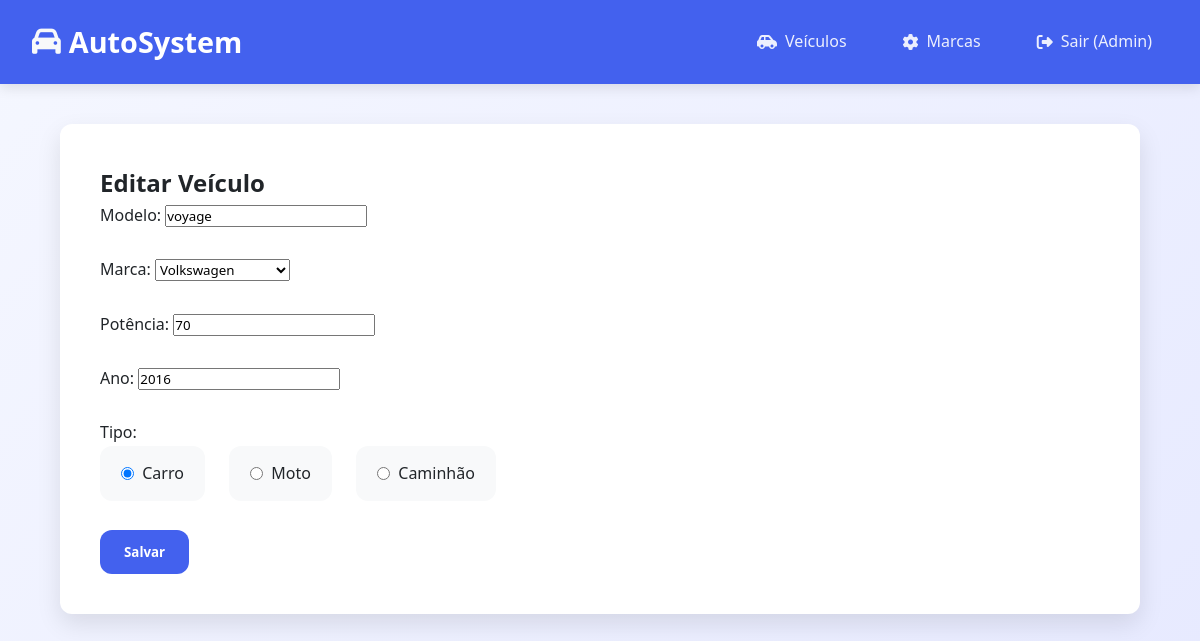
The page /veiculos/veiculos_edit.php?id=3 (signed in) on the database its author committed.
### tables this page shows
CREATE TABLE `veiculos` (
  `id` int(11) NOT NULL,
  `modelo` varchar(100) NOT NULL,
  `potencia` varchar(50) DEFAULT NULL,
  `ano` year(4) DEFAULT NULL,
  `tipo` enum('Carro','Moto','Caminhao') NOT NULL,
  `id_marca` int(11) DEFAULT NULL
);

### veiculos/veiculos_edit.php (the view, shortened to what this page needs)
<?php
include("../includes/navbar.php");
include("../includes/conexao.php");
$id = $_GET['id'];
$sql = "SELECT * FROM veiculos WHERE id=$id";
$result = mysqli_query($con, $sql);
$veiculo = mysqli_fetch_assoc($result);
?>
<link rel="stylesheet" href="../css/style.css">
<div class="container">
    <h2>Editar Veículo</h2>
    <form action="veiculos_save.php" method="POST">
        <div class="form-group">
            <label>Modelo:</label>
            <input type="text" name="modelo" value="<?php echo $veiculo['modelo']; ?>" required>
        </div>
        <div class="form-group">
            <label>Marca:</label>
            <select name="id_marca" required>
                <?php
                $marcas = mysqli_query($con, "SELECT * FROM marcas");
                while($m = mysqli_fetch_assoc($marcas)){
                    $selected = ($m['id'] == $veiculo['id_marca']) ? "selected" : "";
                    echo "<option value='".$m['id']."' $selected>".$m['marca']."</option>";
                }
                ?>
            </select>
        </div>
        <div class="form-group">
            <label>Potência:</label>
            <input type="number" name="potencia" value="<?php echo $veiculo['potencia']; ?>" required>
        </div>
        <div class="form-group">
            <label>Ano:</label>
            <input type="number" name="ano" value="<?php echo $veiculo['ano']; ?>" required>
        </div>
        <div class="form-group">
            <label>Tipo:</label>
            <div class="radio-group">
                <label class="radio-option">
                    <input type="radio" name="tipo" value="Carro" <?php if($veiculo['tipo']=="Carro") echo "checked"; ?> required>
                    Carro
                </label>
                <label class="radio-option">
                    <input type="radio" name="tipo" value="Moto" <?php if($veiculo['tipo']=="Moto") echo "checked"; ?>>
                    Moto
                </label>
                <label class="radio-option">
                    <input type="radio" name="tipo" value="Caminhão" <?php if($veiculo['tipo']=="Caminhão") echo "checked"; ?>>
                    Caminhão
                </label>
            </div>
        </div>
        <input type="submit" value="Salvar" class="btn">
    </form>
</div>

### css/style.css (style rules this page uses)
* { margin: 0; padding: 0; box-sizing: border-box; font-family: 'Poppins', 'Segoe UI', sans-serif; }
.container { width: 90%; max-width: 1200px; margin: 2.5rem auto; padding: 2.5rem; background: white; border-radius: var(--border-radius); box-shadow: var(--box-shadow); animation: fadeIn 0.5s ease; }
.btn { display: inline-block; padding: 0.8rem 1.5rem; background: var(--primary); color: white; border: none; border-radius: var(--border-radius); text-decoration: none; font-weight: 600; cursor: pointer; transition: var(--transition); text-align: center; }
.form-group { margin-bottom: 1.8rem; }
.radio-group { display: flex; gap: 1.5rem; flex-wrap: wrap; }
.radio-option { display: flex; align-items: center; gap: 0.5rem; cursor: pointer; padding: 0.8rem 1.2rem; background: var(--light); border-radius: var(--border-radius); transition: var(--transition); border: 2px solid transparent; }
.radio-option input[type="radio"] { margin: 0; width: auto; }

### rows shown on the page
veiculos: modelo "voyage", potencia "70", ano "2016", tipo "☑ Carro", tipo "☐ Moto", tipo "☐ Caminhão"

### other values the page prints
$_SESSION['usuario_nome'] "Admin"
form field id_marca "Volkswagen"
